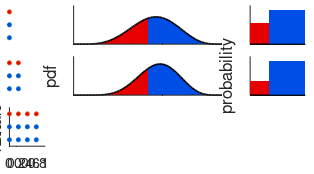

MATLAB code to generate this figure: (Note: this script raises an error after producing the figure.)
% Fig. 1b
clear all
close all

%% Make content
rng(23);
h0 = 4;
t0 = 4;

areaColT = hsv2rgb([1 1 .9]);
areaColH = hsv2rgb([.61 1 .9]);

% [HgridX,HgridY] = ndgrid([0.97:-0.05:0.87],[3.3:-0.5:2.3]);
[HgridY,HgridX] = ndgrid([0.5 0],linspace(0,1,5));
HgridX = HgridX(:);
HgridY = HgridY(:);

% [TgridX,TgridY] = ndgrid([0.97:-0.05:0.87],[1.8:-0.5:0.8]);
[TgridY,TgridX] = ndgrid(1,linspace(0,1,5));
TgridX = TgridX(:);
TgridY = TgridY(:);

%% 
width = 6.5;
height = 3.6;
width = 8;
height = width*0.5538;
LW = 1.2;
FS = 11;
dotSize = 3^2;

clf;
set(gcf,'Color',[1,1,1]);

% Position plot on the screen for drawing
set(gcf, 'Units', 'centimeters', 'OuterPosition', [4 4 width height]);

% Position plot on the paper for printing
set(gcf, 'PaperUnits', 'centimeters', 'PaperPositionMode', 'manual',...
    'PaperSize', [width height], 'PaperPosition', [0.01 0.01 width-0.01 height-0.01]);

q = 0:0.01:1;
ybound = [0 3.7];

% % Height
% lb = [0.7183 0.4187 0.1191];
% ve = 0.2067;
% % Width
% xb = [0.6916 0.4108 0.13];
% xe = 0.2134;

npanels = 3;
x_lmargin = 0.03;
x_rmargin = 0.03;
x_relWidth = [0.15 0.62 0.23];
x_spacing = 0.09;
y_lmargin = 0.16;
y_umargin = 0.03;
y_relWidth = [0.333 0.333 0.333];
y_spacing = 0.07;

% x and y extent
xe = (1-(x_lmargin+x_rmargin+2*x_spacing))*x_relWidth;
ye = (1-(y_lmargin+y_umargin+2*y_spacing))*y_relWidth; 
% Left edge
sep = [x_lmargin xe(1) x_spacing xe(2) x_spacing xe(3) x_rmargin];  % all separations
assert(sum(sep)==1);
sep = cumsum(sep);
xedge = [sep(1) sep(3) sep(5)];
% Lower edge
sep = [y_lmargin ye(1) y_spacing ye(2) y_spacing ye(3) y_umargin];  % all separations
assert(abs(sum(sep)-1)<=0.01);
sep = cumsum(sep);
yedge = [sep(1) sep(3) sep(5)];

%% First sample
H = 2;
T = 1;
% Sample schematic
%subplot(3,3,1);
%subplot('Position',[0.05 lb(1) 0.15 ve]);
subplot('Position',[xedge(1) yedge(3) xe(1) ye(3)]);
hold on
scatter(HgridX(1:H),HgridY(1:H),'MarkerFaceColor',areaColH,'SizeData',dotSize);
scatter(TgridX(1:T),TgridY(1:T),'MarkerFaceColor',areaColT,'SizeData',dotSize);
xlim([0 1]);
ylim([-0.25 1.25]);
axis off

% Distribution schematic
%subplot(3,3,2);
%subplot('Position',[0.23 lb(1) 0.45 ve]);
subplot('Position',[xedge(2) yedge(3) xe(2) ye(3)]);
hold on
xGrid = linspace(0,0.5,100);
yGrid = betapdf(xGrid,h0+H,t0+T);
xArea = [xGrid(1) xGrid xGrid(end)];
yArea = [0 yGrid 0];
fill(xArea,yArea,areaColT,'EdgeColor','none');
xGrid = linspace(0.5,1,100);
yGrid = betapdf(xGrid,h0+H,t0+T);
xArea = [xGrid(1) xGrid xGrid(end)];
yArea = [0 yGrid 0];
fill(xArea,yArea,areaColH,'EdgeColor','none');
plot(q, betapdf(q,h0+H,t0+T), 'k', 'LineWidth', LW);
ylim(ybound);
%xlabel('estimate');
set(gca,'YTick',[],'YTickLabel',{},'Layer', 'top', 'XTickLabel',{}, 'FontSize', FS);

% Histogram schematic
%subplot(3,3,3)
%subplot('Position',[0.8 lb(1) 0.15 ve]);
subplot('Position',[xedge(3) yedge(3) xe(3) ye(3)]);
hold on
cH = integral(@(q)betapdf(q,h0+H,t0+T),0.5,1);
hold on
bar(1,1-cH,'FaceColor',areaColT,'EdgeColor','none');
bar(2,cH,'FaceColor',areaColH,'EdgeColor','none');
xlim([0.5 2.5])
%xlabel('confidence');
set(gca,'XTick',[1 2],'XTickLabel',{}, 'YTick', [0 1],'YTickLabel',{}, 'FontSize', FS);

%% Second sample
H = 4;
T = 2;
% Sample schematic
%subplot(3,3,4);
%subplot('Position',[0.05 lb(2) 0.15 ve])
subplot('Position',[xedge(1) yedge(2) xe(1) ye(2)]);
hold on
scatter(HgridX(1:H),HgridY(1:H),'MarkerFaceColor',areaColH,'SizeData',dotSize);
scatter(TgridX(1:T),TgridY(1:T),'MarkerFaceColor',areaColT,'SizeData',dotSize);
xlim([0 1]);
ylim([-0.25 1.25]);
axis off

% Distribution schematic
% subplot(3,3,5);
% subplot('Position',[0.23 lb(2) 0.45 ve]);
subplot('Position',[xedge(2) yedge(2) xe(2) ye(2)]);
hold on
xGrid = linspace(0,0.5,100);
yGrid = betapdf(xGrid,h0+H,t0+T);
xArea = [xGrid(1) xGrid xGrid(end)];
yArea = [0 yGrid 0];
fill(xArea,yArea,areaColT,'EdgeColor','none');
xGrid = linspace(0.5,1,100);
yGrid = betapdf(xGrid,h0+H,t0+T);
xArea = [xGrid(1) xGrid xGrid(end)];
yArea = [0 yGrid 0];
fill(xArea,yArea,areaColH,'EdgeColor','none');
plot(q, betapdf(q,h0+H,t0+T), 'k', 'LineWidth', LW);
ylim(ybound);
ylabel('pdf');
set(gca,'YTick',[],'YTickLabel',{},'Layer', 'top', 'XTickLabel',{}, 'FontSize', FS);

% Histogram schematic
% subplot(3,3,6)
% subplot('Position',[0.8 lb(2) 0.15 ve]);
subplot('Position',[xedge(3) yedge(2) xe(3) ye(2)]);
hold on
cH = integral(@(q)betapdf(q,h0+H,t0+T),0.5,1);
hold on
bar(1,1-cH,'FaceColor',areaColT,'EdgeColor','none');
bar(2,cH,'FaceColor',areaColH,'EdgeColor','none');
xlim([0.5 2.5])
ylabel('probability');
set(gca,'XTick',[1 2],'XTickLabel',{}, 'YTick', [0 1],'YTickLabel',{}, 'FontSize', FS);

%% Third sample
H = 8;
T = 4;

% Sample schematic
% subplot(3,3,7);
% subplot('Position',[0.05 lb(3) 0.15 ve]);
subplot('Position',[xedge(1) yedge(1) xe(1) ye(1)]);
hold on
scatter(HgridX(1:H),HgridY(1:H),'MarkerFaceColor',areaColH,'SizeData',dotSize);
scatter(TgridX(1:T),TgridY(1:T),'MarkerFaceColor',areaColT,'SizeData',dotSize);
xlim([0 1]);
ylim([-0.25 1.25]);
lh = xlabel('sample');
lh.Units = 'data';
pos = lh.Position(1:2);
xlabel('sample', 'FontSize', FS);
axis off
text(gca,pos(1),pos(2),'sample','HorizontalAlignment','center','VerticalAlignment','cap', 'FontSize', FS, 'Units', 'data');

% Distribution schematic
% subplot(3,3,8);
% subplot('Position',[0.23 lb(3) 0.45 ve]);
subplot('Position',[xedge(2) yedge(1) xe(2) ye(1)]);
hold on
xGrid = linspace(0,0.5,100);
yGrid = betapdf(xGrid,h0+H,t0+T);
xArea = [xGrid(1) xGrid xGrid(end)];
yArea = [0 yGrid 0];
fill(xArea,yArea,areaColT,'EdgeColor','none');
xGrid = linspace(0.5,1,100);
yGrid = betapdf(xGrid,h0+H,t0+T);
xArea = [xGrid(1) xGrid xGrid(end)];
yArea = [0 yGrid 0];
fill(xArea,yArea,areaColH,'EdgeColor','none');
plot(q, betapdf(q,h0+H,t0+T), 'k', 'LineWidth', LW);
ylim(ybound);
% xlabel('estimate', 'FontSize', FS);
set(gca,'YTick',[],'YTickLabel',{},'Layer', 'top', 'FontSize', FS, 'XTick', 0:0.5:1,'XTickLabel',{}, 'TickDir','out');

% Histogram schematic
% subplot(3,3,9)
% subplot('Position',[0.8 lb(3) 0.15 ve]);
subplot('Position',[xedge(3) yedge(1) xe(3) ye(1)]);
hold on
cH = integral(@(q)betapdf(q,h0+H,t0+T),0.5,1);
hold on
bar(1,1-cH,'FaceColor',areaColT,'EdgeColor','none');
bar(2,cH,'FaceColor',areaColH,'EdgeColor','none');
xlim([0.5 2.5])
% hl = xlabel('confidence', 'FontSize', FS);
set(gca,'XTick',[1 2],'XTickLabel',{}, 'YTick', [0 1],'YTickLabel',{}, 'FontSize', FS);

%% Print
print(gcf, '-dpng', '-r400', 'sample_size_dependence.png');